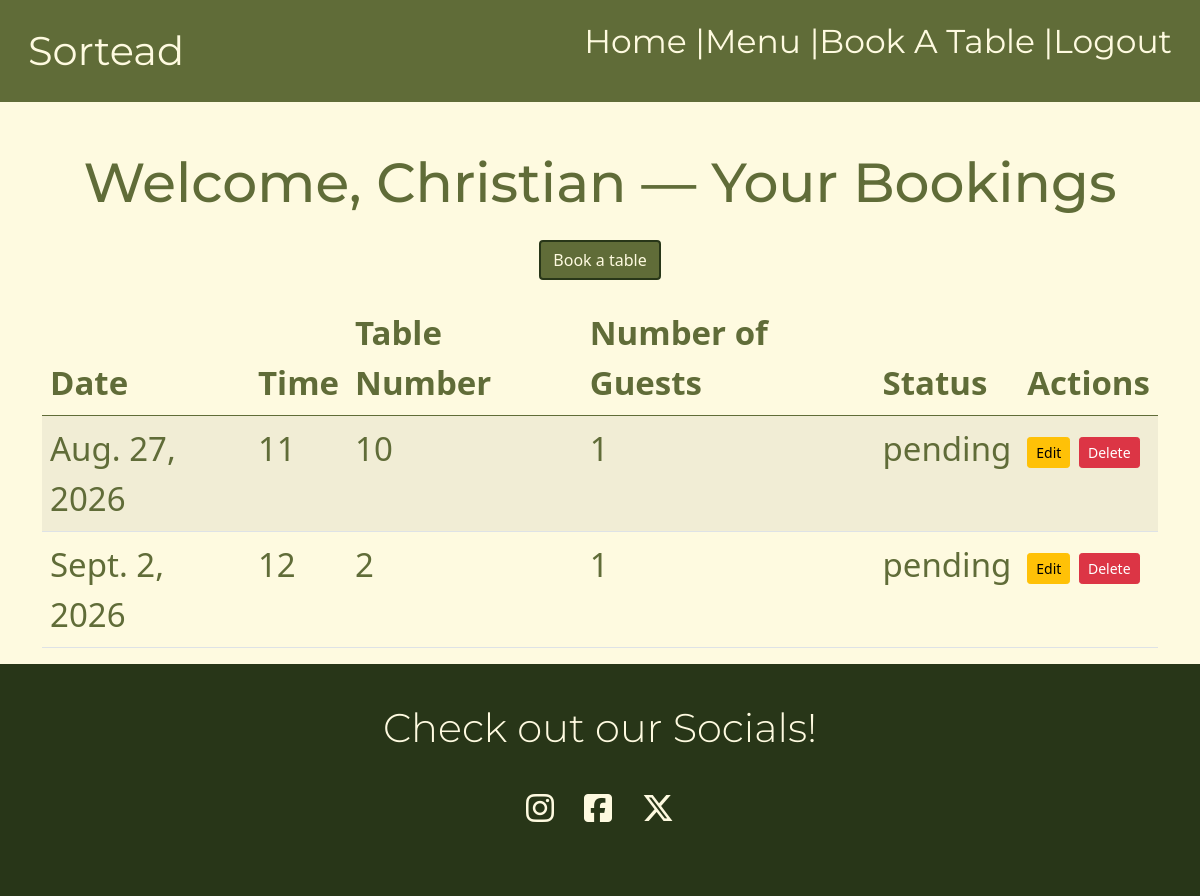
The app's page /booking/view_bookings (signed in), older data.
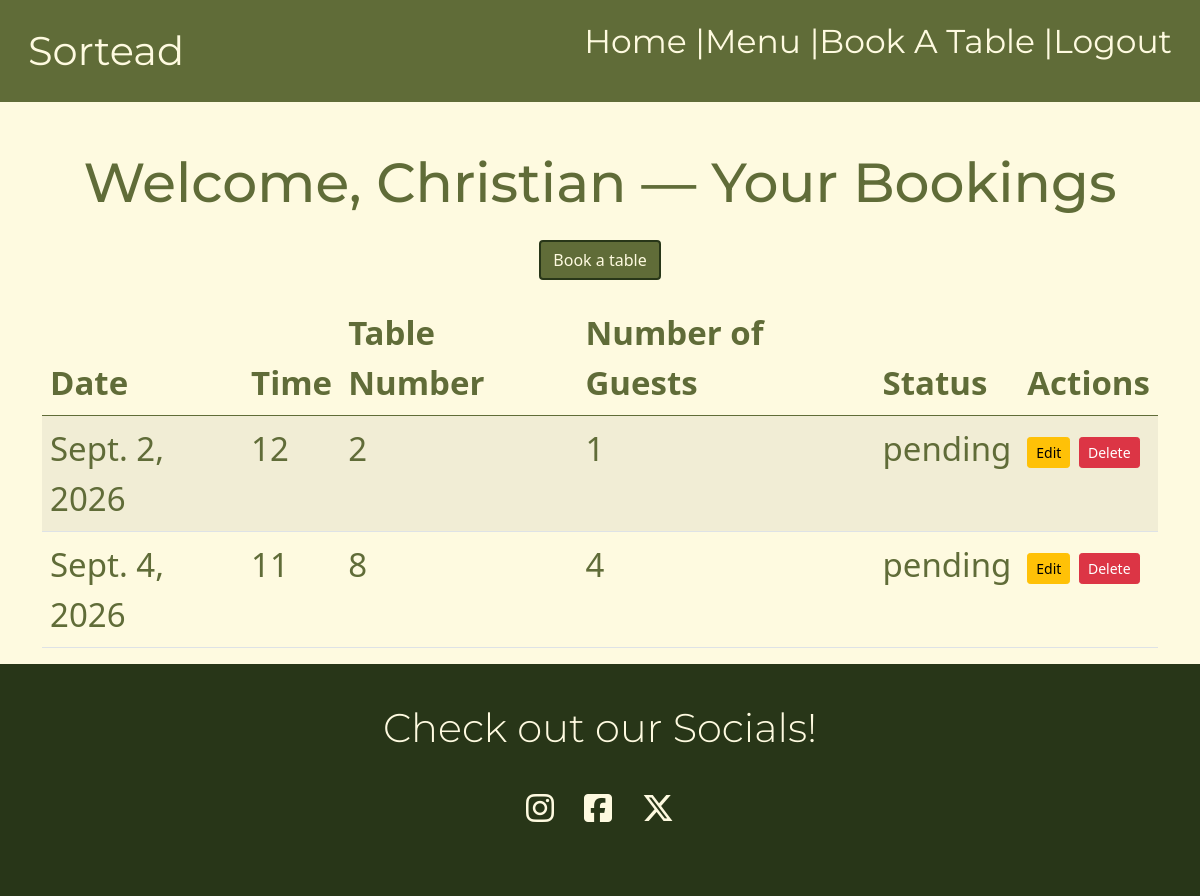
The same page, newer data.
### booking/models.py (models this page shows, shortened)
class Booking(models.Model):
    STATUS_CHOICES = [
        ('pending', 'Pending'),
        ('confirmed', 'Confirmed'),
        ('rejected', 'Rejected'),
        ('cancelled', 'Cancelled'),
    ]
    TIME_CHOICES = [
        (1, '07:00'),
        (2, '08:00'),
        (3, '09:00'),
        (4, '10:00'),
        (5, '11:00'),
        (6, '12:00'),
        (7, '13:00'),
        (8, '14:00'),
        (9, '15:00'),
        (10, '16:00'),
        (11, '17:00'),
        (12, '18:00'),
        (13, '19:00'),
        (14, '20:00'),
        (15, '21:00'),
        (16, '22:00'),
    ]
    user = models.ForeignKey(
        User, on_delete=models.CASCADE, related_name='bookings')
    table = models.OneToOneField(
        'Table', on_delete=models.CASCADE, null=True, blank=True)
    date = models.DateField(null=True)
    time = models.IntegerField(null=True, choices=TIME_CHOICES)
    number_of_guests = models.PositiveIntegerField(default=1,
                                                   validators=[
                                                       MinValueValidator(1),
                                                       MaxValueValidator(24)])
    status = models.CharField(
        max_length=10, choices=STATUS_CHOICES, default='pending')
    special_requests = models.TextField(blank=True)

class Table(models.Model):
    table_number = models.CharField(max_length=10, unique=True)

### booking/views.py (the view)
# urls.py: path('view_bookings', views.view_bookings, name="view_bookings"),
@login_required(login_url="/users/login/")
def view_bookings(request):
    booking = Booking.objects.filter(user=request.user)
    return render(request, 'bookings/booking_list.html', {'bookings': booking})

### booking/templates/bookings/booking_list.html (shortened to what this page needs)
{% extends 'layout.html'%}
{% load static %}
{% block content %}
<div class="container mt-5">
  <h2 class="text-center text-md-left mb-4">
    Welcome, {{ user.first_name|default:user.username }} — Your Bookings
  </h2>
<div class="text-center mb-3">
    <form  action="/booking" method="get">
        <button class="btn custom-button-outline d-block mx-auto"> Book a table </button>
    </form>
</div>
  {% if bookings %}
    <div class="table-responsive">
      <table class="table table-striped table-hover">
        <thead class="thead-dark">
          <tr>
            <th>Date</th>
            <th>Time</th>
            <th>Table Number</th>
            <th>Number of Guests</th>
            <th>Status</th>
            <th>Actions</th>
          </tr>
        </thead>
        <tbody>
          {% for booking in bookings %}
            <tr>
              <td>{{ booking.date }}</td>
              <td>{{ booking.time }}</td>
              <td>{% if booking.table %}{{ booking.table.table_number }}{% else %}N/A{% endif %}</td>
              <td>{{ booking.number_of_guests }}</td>
              <td>{{ booking.status }}</td>
              <td>
                <a href="{% url 'update_booking' booking_id=booking.id %}" class="btn btn-warning btn-sm">Edit</a>
                <a href="{% url 'delete_booking' booking_id=booking.id %}" class="btn btn-danger btn-sm">Delete</a>
              </td>
            </tr>
          {% endfor %}
        </tbody>
      </table>
    </div>
  {% else %}
    <div class="text-center py-5">
      <h3 class="mb-3">You do not have any bookings yet</h3>
      <p class="mb-4">Ready to reserve a table?</p>
      <button class="btn custom-button-outline d-block mx-auto">  <a href="/booking">Create booking</a> </button>
    </div>
  {% endif %}
</div>
{% endblock %}

Row changes from the older to the newer data that the page shows:
removed Booking: date "Aug. 27, 2026", time "11", table.table_number "10", number_of_guests "1", status "pending"
added Booking: date "Sept. 4, 2026", time "11", table.table_number "8", number_of_guests "4", status "pending"
